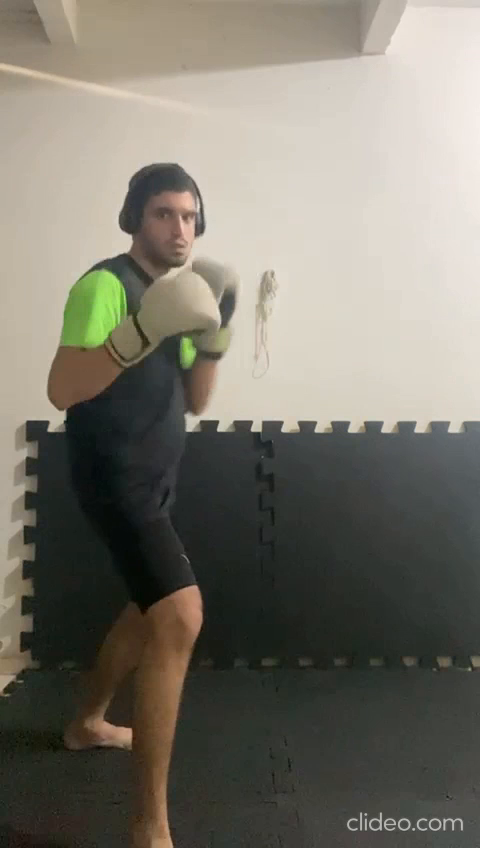
#> input picture frame 2 of src/pose/v.mp4, 480 x 848 px, given in place of joelho-esquerdo-destro.mp4, which was not available
$ python flipar.py
#> lines starting #> are read from the running program, lines starting #| are printed output that depends on the picture
import cv2
from utils.caminhos import Caminhos

# Carrega o vídeo
video_path = "src\joelho-esquerdo-destro.mp4"
cap = cv2.VideoCapture(video_path)

# Verifica se o vídeo foi aberto corretamente
if not cap.isOpened():
    raise ValueError("Não foi possível abrir o vídeo de entrada")

# Obtém as propriedades do vídeo
frame_width = int(cap.get(cv2.CAP_PROP_FRAME_WIDTH))
frame_height = int(cap.get(cv2.CAP_PROP_FRAME_HEIGHT))
fps = cap.get(cv2.CAP_PROP_FPS)

# Configurações para MP4 com melhor compatibilidade
output_path = 'output_flipped.mp4'
fourcc = cv2.VideoWriter_fourcc(*'avc1')  # Codec H.264
out = cv2.VideoWriter(output_path, fourcc, fps, (frame_width, frame_height))

if not out.isOpened():
    # Fallback para MP4V se AVC1 não estiver disponível
    fourcc = cv2.VideoWriter_fourcc(*'mp4v')
    out = cv2.VideoWriter(output_path, fourcc, fps, (frame_width, frame_height))
    if not out.isOpened():
        raise RuntimeError("Não foi possível inicializar o VideoWriter")

# Processa cada frame
while True:
    ret, frame = cap.read()
#> frame is the input picture: shape (848, 480, 3); mean B, G, R 107.7, 118.4, 122
    if not ret:
        break

    flipped_frame = cv2.flip(frame, 1)
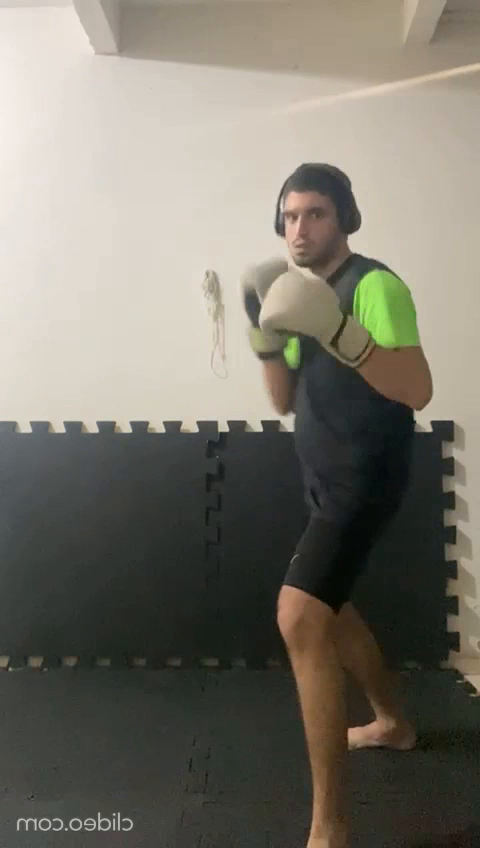
#> flipped_frame: shape (848, 480, 3); mean B, G, R 107.7, 118.4, 122
    out.write(flipped_frame)

# Garante que todos os frames foram escritos
out.release()
cap.release()
cv2.destroyAllWindows()

print(f"Vídeo processado salvo com sucesso em: {output_path}")

$ run again, starting later in the video
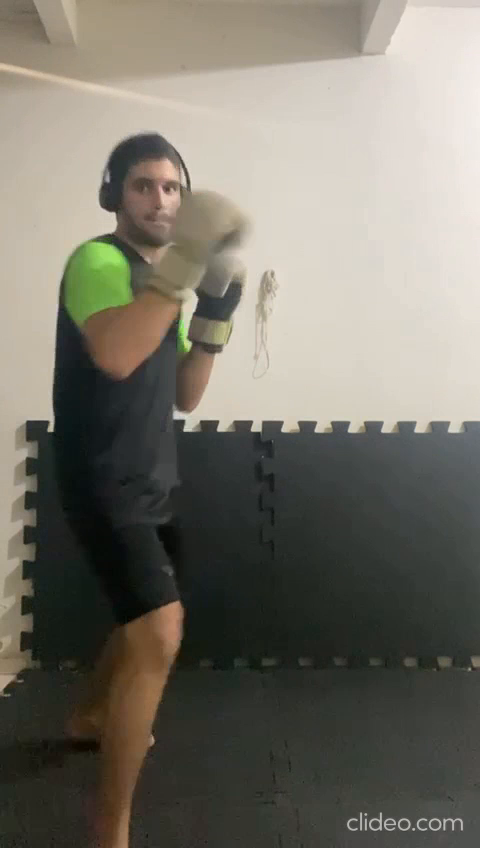
#> input picture frame 12 of src/pose/v.mp4, 480 x 848 px, given in place of joelho-esquerdo-destro.mp4, which was not available
#> frame is the input picture: shape (848, 480, 3); mean B, G, R 105.3, 115.7, 119.1
#> `flipped_frame = cv2.flip(frame, 1)`:
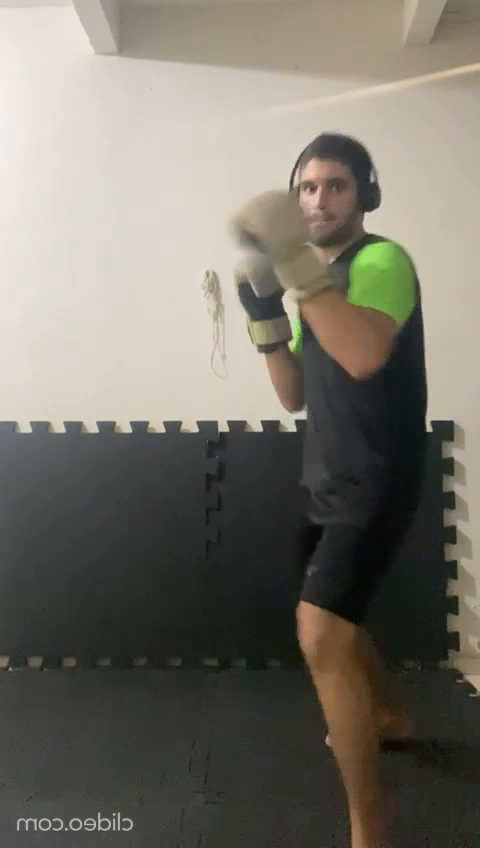
#> flipped_frame: shape (848, 480, 3); mean B, G, R 105.3, 115.7, 119.1

$ run again, starting later in the video
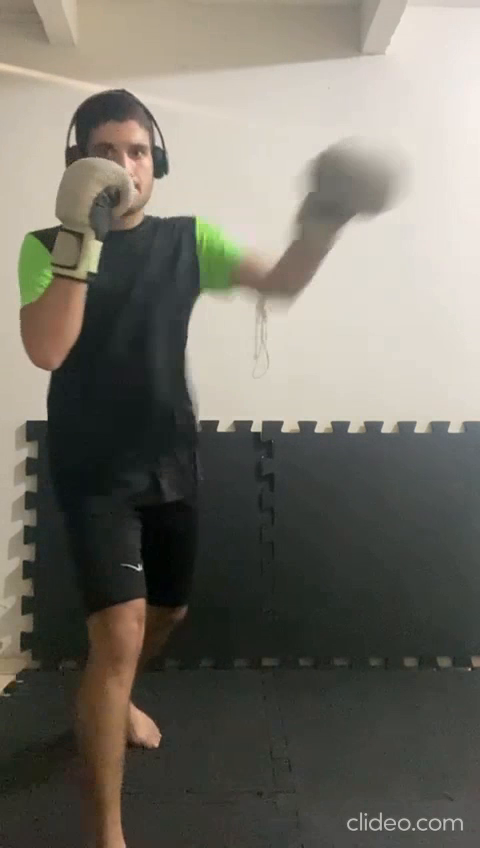
#> input picture frame 22 of src/pose/v.mp4, 480 x 848 px, given in place of joelho-esquerdo-destro.mp4, which was not available
#> frame is the input picture: shape (848, 480, 3); mean B, G, R 103.8, 113.4, 116.5
#> `flipped_frame = cv2.flip(frame, 1)`:
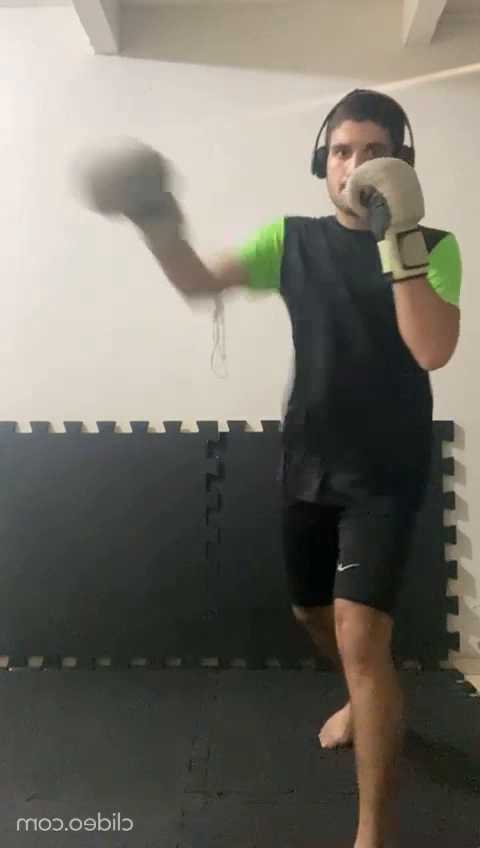
#> flipped_frame: shape (848, 480, 3); mean B, G, R 103.8, 113.4, 116.5
